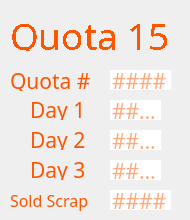
     <widget class="QWidget" name="page_15">
      <widget class="QLabel" name="label_91">
       <property name="geometry">
        <rect>
         <x>30</x>
         <y>100</y>
         <width>61</width>
         <height>20</height>
        </rect>
       </property>
       <property name="font">
        <font>
         <family>IBM 3270</family>
         <pointsize>16</pointsize>
        </font>
       </property>
       <property name="styleSheet">
        <string notr="true">color: rgb(253, 85, 0);
                                    border: none;</string>
       </property>
       <property name="text">
        <string>Day 1</string>
       </property>
      </widget>
      <widget class="QLabel" name="label_92">
       <property name="geometry">
        <rect>
         <x>30</x>
         <y>130</y>
         <width>61</width>
         <height>20</height>
        </rect>
       </property>
       <property name="font">
        <font>
         <family>IBM 3270</family>
         <pointsize>16</pointsize>
        </font>
       </property>
       <property name="styleSheet">
        <string notr="true">color: rgb(253, 85, 0);
                                    border: none;</string>
       </property>
       <property name="text">
        <string>Day 2</string>
       </property>
      </widget>
      <widget class="QLabel" name="label_93">
       <property name="geometry">
        <rect>
         <x>30</x>
         <y>160</y>
         <width>61</width>
         <height>20</height>
        </rect>
       </property>
       <property name="font">
        <font>
         <family>IBM 3270</family>
         <pointsize>16</pointsize>
        </font>
       </property>
       <property name="styleSheet">
        <string notr="true">color: rgb(253, 85, 0);
                                    border: none;</string>
       </property>
       <property name="text">
        <string>Day 3</string>
       </property>
      </widget>
      <widget class="QLineEdit" name="q15d2">
       <property name="geometry">
        <rect>
         <x>110</x>
         <y>130</y>
         <width>51</width>
         <height>20</height>
        </rect>
       </property>
       <property name="font">
        <font>
         <family>IBM 3270</family>
         <pointsize>16</pointsize>
        </font>
       </property>
       <property name="styleSheet">
        <string notr="true">color: rgb(253, 85, 0);
                                    border: none;</string>
       </property>
       <property name="maxLength">
        <number>4</number>
       </property>
       <property name="placeholderText">
        <string>####</string>
       </property>
      </widget>
      <widget class="QLineEdit" name="q15d3">
       <property name="geometry">
        <rect>
         <x>110</x>
         <y>160</y>
         <width>51</width>
         <height>20</height>
        </rect>
       </property>
       <property name="font">
        <font>
         <family>IBM 3270</family>
         <pointsize>16</pointsize>
        </font>
       </property>
       <property name="styleSheet">
        <string notr="true">color: rgb(253, 85, 0);
                                    border: none;</string>
       </property>
       <property name="maxLength">
        <number>4</number>
       </property>
       <property name="placeholderText">
        <string>####</string>
       </property>
      </widget>
      <widget class="QLineEdit" name="q15d1">
       <property name="geometry">
        <rect>
         <x>110</x>
         <y>100</y>
         <width>51</width>
         <height>20</height>
        </rect>
       </property>
       <property name="font">
        <font>
         <family>IBM 3270</family>
         <pointsize>16</pointsize>
         <weight>50</weight>
         <bold>false</bold>
        </font>
       </property>
       <property name="styleSheet">
        <string notr="true">color: rgb(253, 85, 0);
                                    border: none;</string>
       </property>
       <property name="inputMethodHints">
        <set>Qt::ImhNone</set>
       </property>
       <property name="text">
        <string/>
       </property>
       <property name="maxLength">
        <number>4</number>
       </property>
       <property name="readOnly">
        <bool>false</bool>
       </property>
       <property name="placeholderText">
        <string>####</string>
       </property>
      </widget>
      <widget class="QLabel" name="label_94">
       <property name="geometry">
        <rect>
         <x>10</x>
         <y>70</y>
         <width>81</width>
         <height>21</height>
        </rect>
       </property>
       <property name="font">
        <font>
         <family>IBM 3270</family>
         <pointsize>16</pointsize>
        </font>
       </property>
       <property name="styleSheet">
        <string notr="true">color: rgb(253, 85, 0);</string>
       </property>
       <property name="text">
        <string>Quota #</string>
       </property>
      </widget>
      <widget class="QLabel" name="label_95">
       <property name="geometry">
        <rect>
         <x>10</x>
         <y>10</y>
         <width>171</width>
         <height>41</height>
        </rect>
       </property>
       <property name="sizePolicy">
        <sizepolicy hsizetype="Fixed" vsizetype="Fixed">
         <horstretch>0</horstretch>
         <verstretch>0</verstretch>
        </sizepolicy>
       </property>
       <property name="font">
        <font>
         <family>IBM 3270</family>
         <pointsize>24</pointsize>
         <weight>50</weight>
         <italic>false</italic>
         <bold>false</bold>
         <stylestrategy>NoAntialias</stylestrategy>
        </font>
       </property>
       <property name="styleSheet">
        <string notr="true">font: 24pt &quot;IBM 3270&quot;;
                                    color: rgb(253, 85, 0);</string>
       </property>
       <property name="text">
        <string>&lt;html&gt;&lt;head/&gt;&lt;body&gt;&lt;p&gt;&lt;span
                                    style=&quot; font-size:28pt;&quot;&gt;Quota
                                    15&lt;/span&gt;&lt;/p&gt;&lt;/body&gt;&lt;/html&gt;</string>
       </property>
      </widget>
      <widget class="QLineEdit" name="q15">
       <property name="geometry">
        <rect>
         <x>110</x>
         <y>70</y>
         <width>61</width>
         <height>20</height>
        </rect>
       </property>
       <property name="font">
        <font>
         <family>IBM 3270</family>
         <pointsize>16</pointsize>
        </font>
       </property>
       <property name="styleSheet">
        <string notr="true">color: rgb(253, 85, 0);
                                    border: none;</string>
       </property>
       <property name="text">
        <string/>
       </property>
       <property name="maxLength">
        <number>5</number>
       </property>
       <property name="readOnly">
        <bool>false</bool>
       </property>
       <property name="placeholderText">
        <string>####</string>
       </property>
      </widget>
      <widget class="QLabel" name="label_96">
       <property name="geometry">
        <rect>
         <x>10</x>
         <y>190</y>
         <width>91</width>
         <height>21</height>
        </rect>
       </property>
       <property name="font">
        <font>
         <family>IBM 3270</family>
         <pointsize>12</pointsize>
        </font>
       </property>
       <property name="styleSheet">
        <string notr="true">color: rgb(253, 85, 0);
                                    border: none;</string>
       </property>
       <property name="text">
        <string>Sold Scrap</string>
       </property>
      </widget>
      <widget class="QLineEdit" name="q15sold">
       <property name="geometry">
        <rect>
         <x>110</x>
         <y>190</y>
         <width>61</width>
         <height>20</height>
        </rect>
       </property>
       <property name="font">
        <font>
         <family>IBM 3270</family>
         <pointsize>16</pointsize>
        </font>
       </property>
       <property name="styleSheet">
        <string notr="true">color: rgb(253, 85, 0);
                                    border: none;</string>
       </property>
       <property name="maxLength">
        <number>5</number>
       </property>
       <property name="placeholderText">
        <string>####</string>
       </property>
      </widget>
     </widget>
